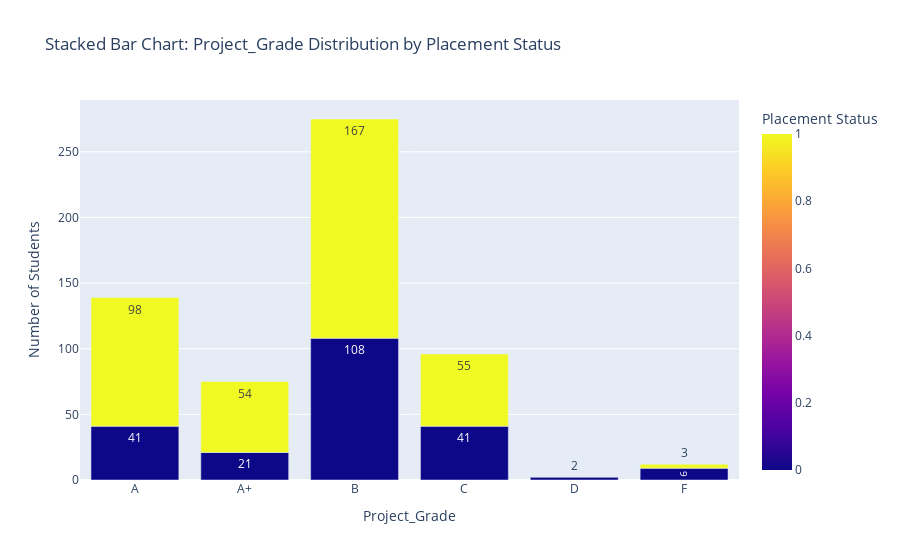

The notebook cell saved with this chart:
### Markdown cell above
Project Grade vs Placement

### Code cell
grade_placement_counts = df.groupby(['Project_Grade', 'Is_Placed']).size().reset_index(name='Count')

# Create a stacked bar chart
fig = px.bar(
    grade_placement_counts,
    x='Project_Grade',
    y='Count',
    color='Is_Placed',  # Different colors for Placed & Not Placed
    title="Stacked Bar Chart: Project_Grade Distribution by Placement Status",
    labels={'Is_Placed': 'Placement Status', 'Count': 'Number of Students'},
    text='Count',  # Show count values on bars
    barmode='stack',  # Stack bars
    color_discrete_map={'Yes': 'green', 'No': 'red'}  # Custom colors for placement status
)

# Show plot
fig.show()

### Figure 1 — Plotly figure (JSON) as saved in the notebook; plotly's stock layout.template omitted (floating-point values rounded to 4 significant figures)
{"data": [{"hovertemplate": "Project_Grade=%{x}<br>Number of Students=%{text}<br>Placement Status=%{marker.color}<extra></extra>", "legendgroup": "", "marker": {"color": [0, 1, 0, 1, 0, 1, 0, 1, 0, 0, 1], "coloraxis": "coloraxis", "pattern": {"shape": ""}}, "name": "", "orientation": "v", "showlegend": false, "text": [41.0, 98.0, 21.0, 54.0, 108.0, 167.0, 41.0, 55.0, 2.0, 9.0, 3.0], "textposition": "auto", "type": "bar", "x": ["A", "A", "A+", "A+", "B", "B", "C", "C", "D", "F", "F"], "xaxis": "x", "y": [41, 98, 21, 54, 108, 167, 41, 55, 2, 9, 3], "yaxis": "y"}], "layout": {"barmode": "stack", "coloraxis": {"colorbar": {"title": {"text": "Placement Status"}}, "colorscale": [[0, "#0d0887"], [0.1111, "#46039f"], [0.2222, "#7201a8"], [0.3333, "#9c179e"], [0.4444, "#bd3786"], [0.5556, "#d8576b"], [0.6667, "#ed7953"], [0.7778, "#fb9f3a"], [0.8889, "#fdca26"], [1, "#f0f921"]]}, "legend": {"tracegroupgap": 0}, "title": {"text": "Stacked Bar Chart: Project_Grade Distribution by Placement Status"}, "xaxis": {"anchor": "y", "domain": [0, 1], "title": {"text": "Project_Grade"}}, "yaxis": {"anchor": "x", "domain": [0, 1], "title": {"text": "Number of Students"}}}}
